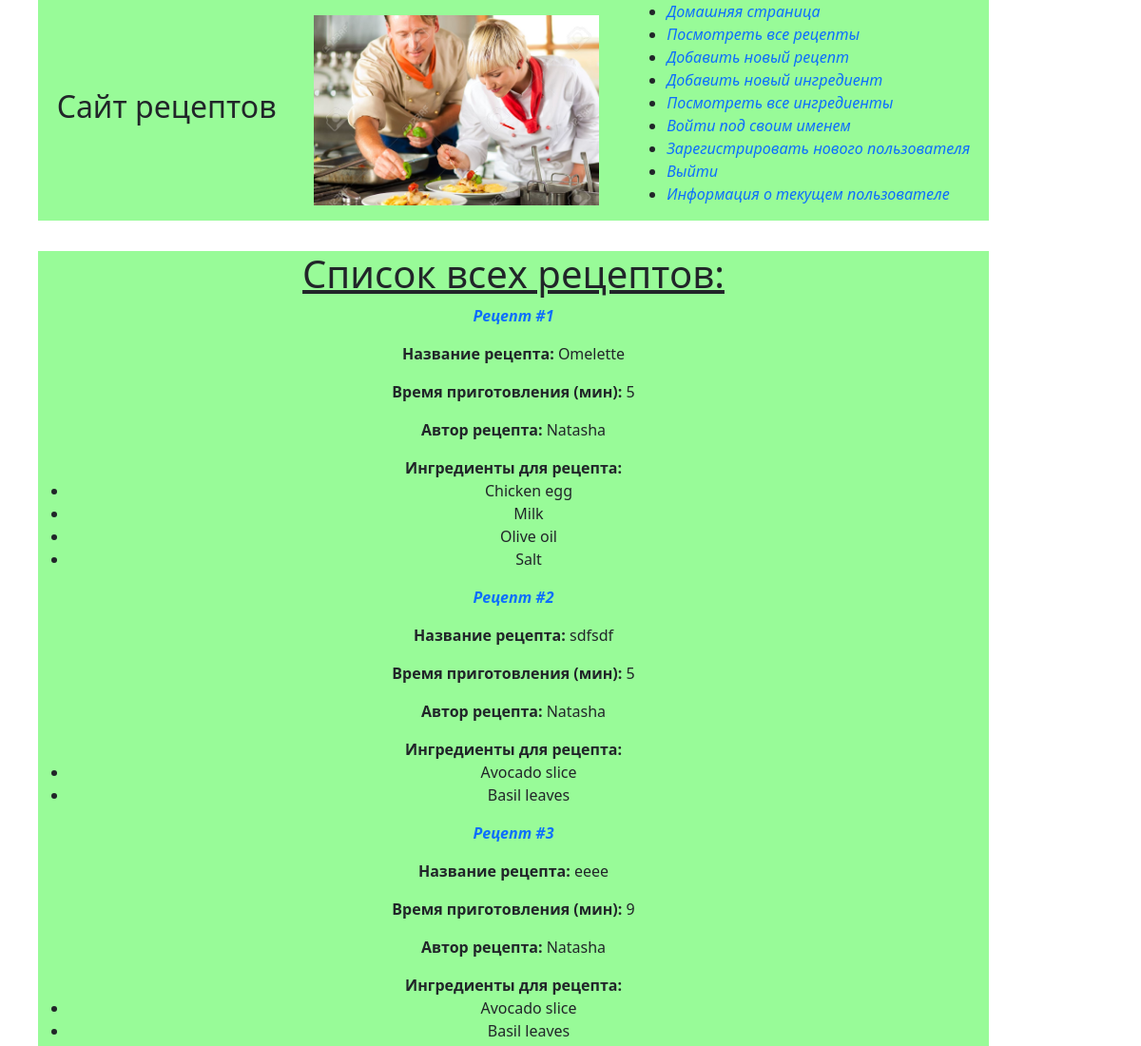
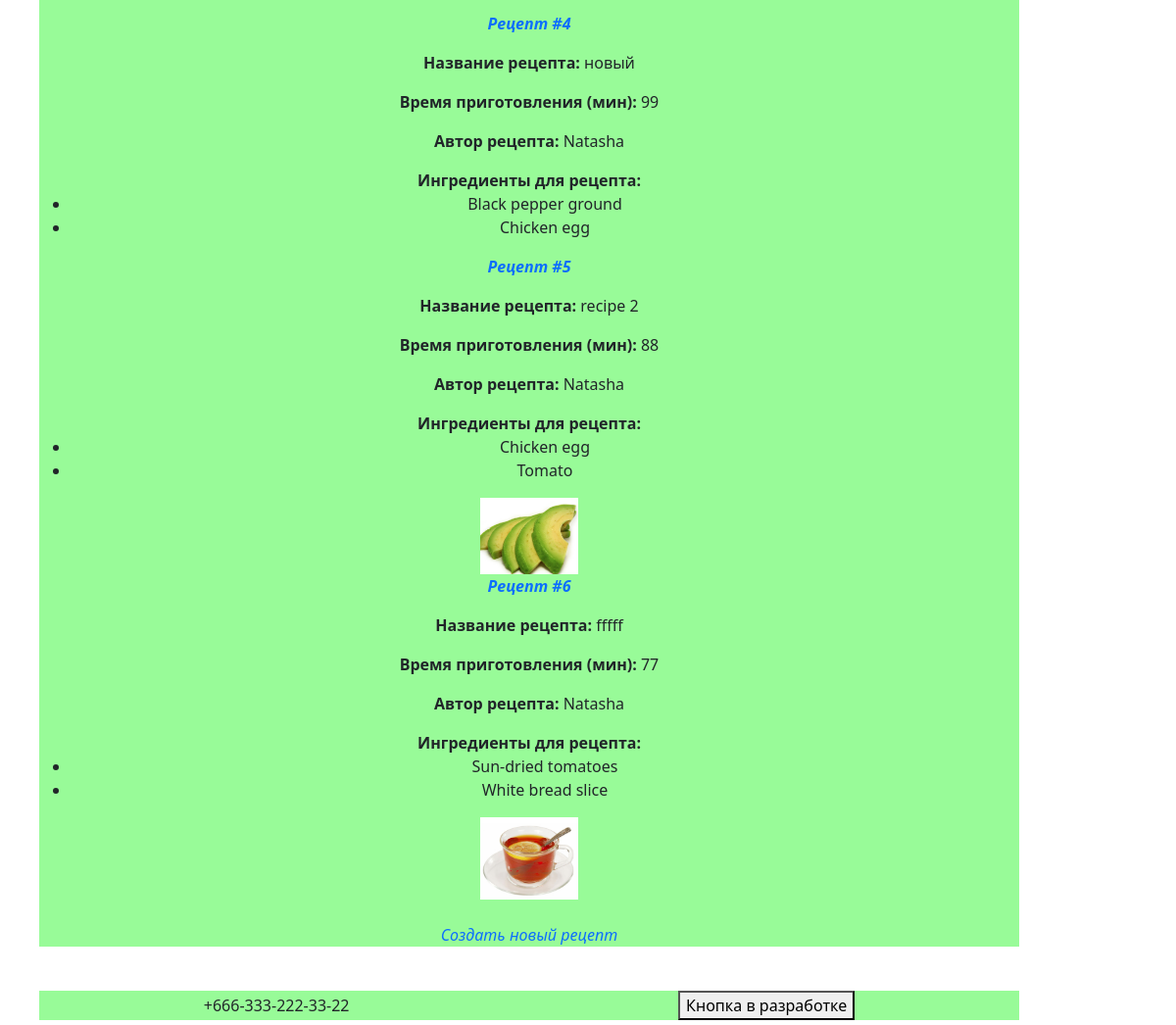
The app's page /recipes/ (signed in), older data (2 pictures, top to bottom).
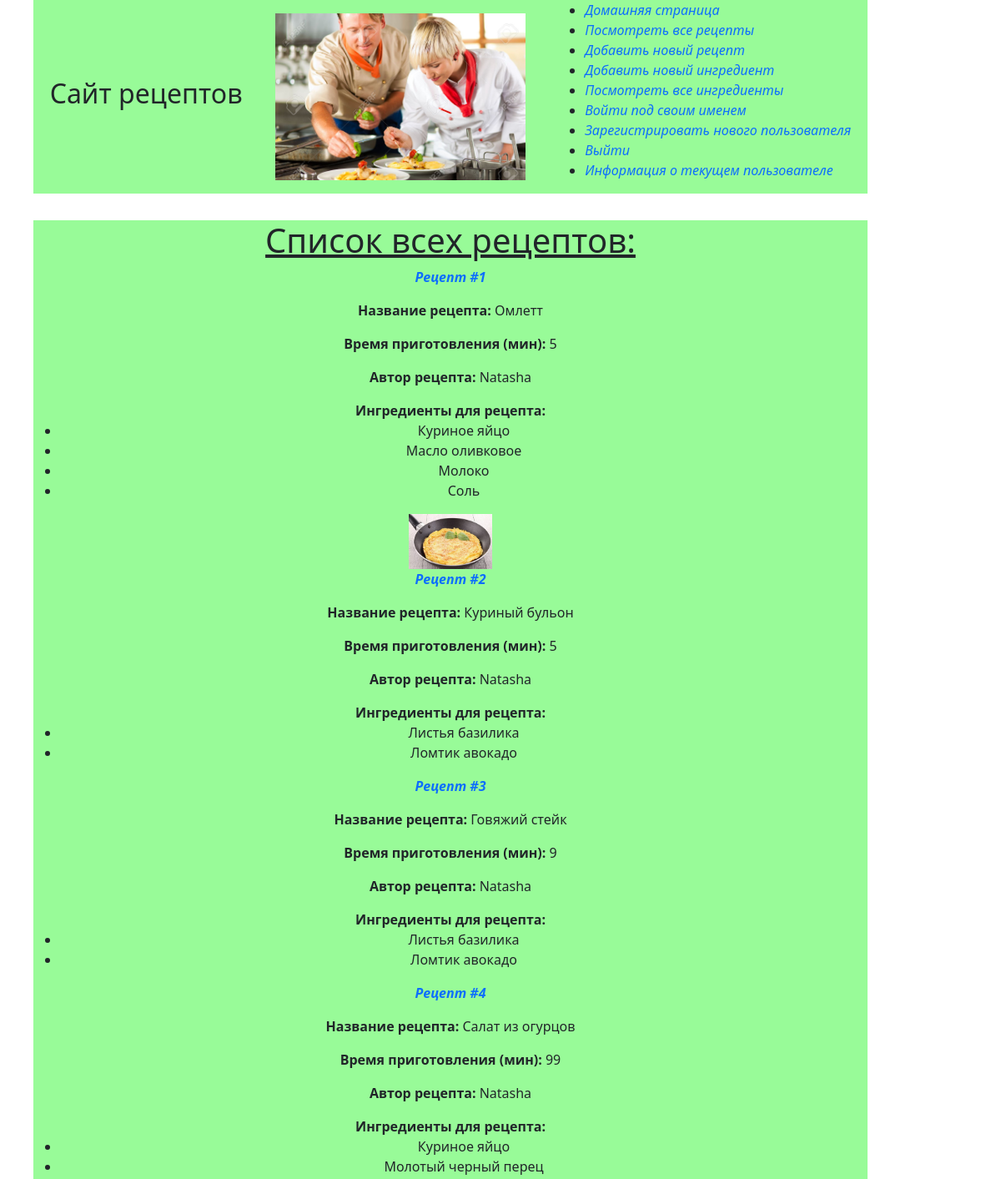
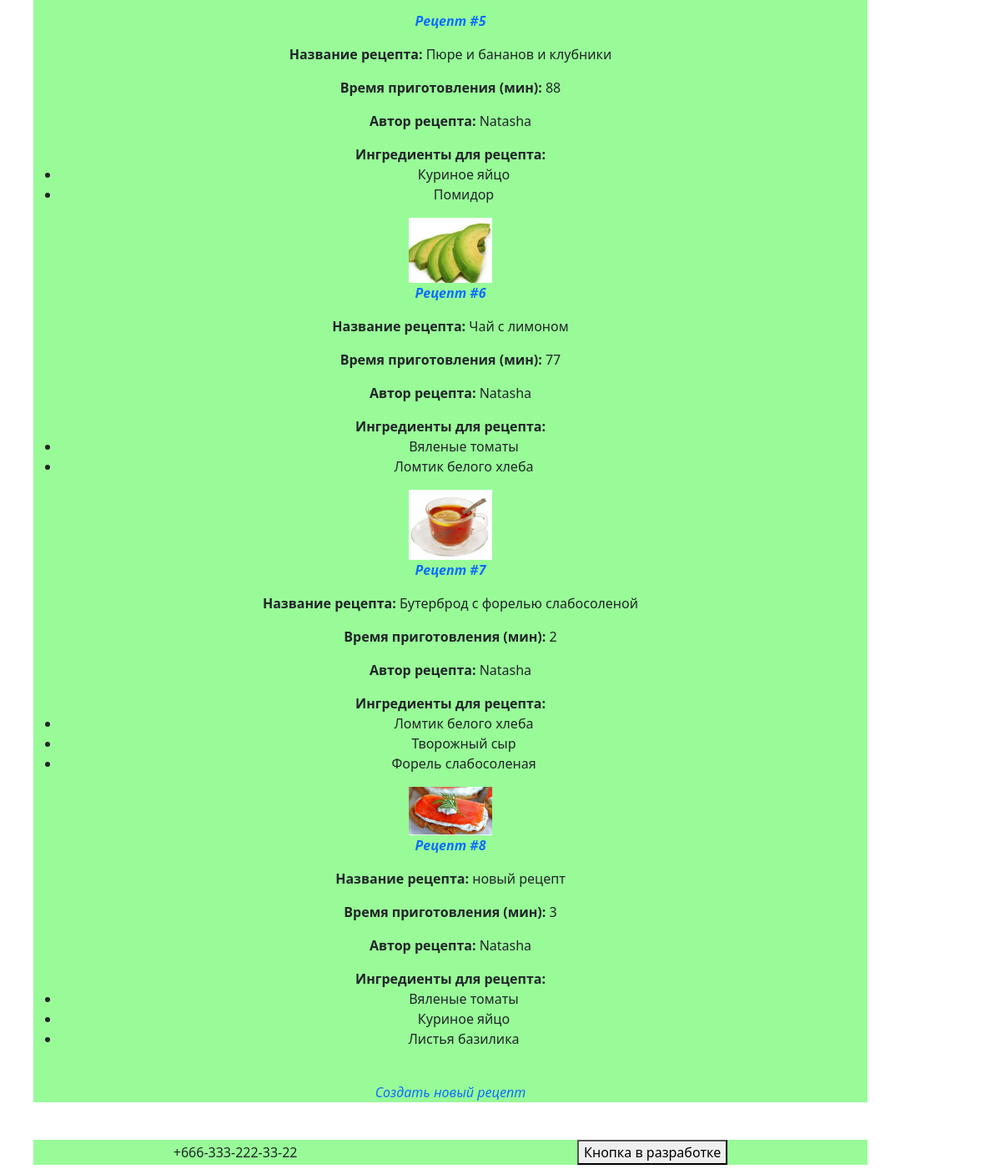
The same page, newer data (2 pictures, top to bottom).
### recipeapp/models.py (models this page shows, shortened)
class Recipe(models.Model):
    name = models.CharField(max_length=100)
    description = models.TextField(null=False, blank=True)
    created_at = models.DateTimeField(auto_now_add=True)
    changed_at = models.DateTimeField(auto_now=True)
    author = models.ForeignKey(User, on_delete=models.PROTECT)
    cooking_time_min = models.PositiveIntegerField(default=0)
    ingredients = models.ManyToManyField(Ingredient, related_name='recipes')
    preview = models.ImageField(null=True, blank=True, upload_to=recipe_preview_directory_path)

class Ingredient(models.Model):
    class Meta:
        ordering = ["name", 'measurement_unit']
    name = models.CharField(max_length=100, db_index=True)
    description = models.TextField(null=False, blank=True, db_index=True)
    measurement_unit = models.CharField(max_length=20, default='units')
    archived = models.BooleanField(default=False)
    preview = models.ImageField(null=True, blank=True, upload_to=ingredient_preview_directory_path)

### recipeapp/views.py (the view)
# urls.py: path('recipes/', RecipesListView.as_view(), name='recipes_list'),
class RecipesListView(LoginRequiredMixin, ListView):
    queryset = (
        Recipe.objects.
        select_related('author').
        prefetch_related('ingredients')
    )

### recipeapp/templates/recipeapp/recipe_list.html (shortened to what this page needs)
{% extends 'recipeapp/base.html' %}
{% block body %}
<div class="fixed-container">
    <h1><u>Список всех рецептов:</u></h1>
    {% if object_list %}
    {% for recipe in object_list %}
    <p><a href="{% url 'recipeapp:recipe_details' pk=recipe.pk %}"
    ><b>Рецепт #{{ recipe.pk }}</b></a></p>
    <div>
        <p><b>Название рецепта:</b> {{ recipe.name }}</p>
        <p><b>Время приготовления (мин):</b> {{ recipe.cooking_time_min }}</p>
        <p><b>Автор рецепта:</b> {% firstof recipe.author.first_name recipe.author.username %}</p>
        <div>
            <b>Ингредиенты для рецепта:</b>
            <ul>
                {% for ingredient in recipe.ingredients.all %}
                <li>{{ ingredient.name }}</li>
                {% endfor %}
            </ul>
        </div>
        {% if recipe.preview %}
        <img src="{{ recipe.preview.url }}" alt="{{ recipe.preview.name }}" width="100px">
        {% endif %}
    </div>
    {% endfor %}
    {% else %}
    <h3>Здесь пока нет рецептов!</h3>
    {% endif %}
    <br>
    <div>
        <a href="{% url 'recipeapp:recipe_create' %}">
            Создать новый рецепт
        </a>
    </div>
</div>
{% endblock %}

### recipeapp/templates/recipeapp/base.html (shortened to what this page needs)
{% load static %}
<!DOCTYPE html>
<html lang="en">
<head>
    <link href="https://cdn.jsdelivr.net/npm/bootstrap@5.3.3/dist/css/bootstrap.min.css" rel="stylesheet"
>
    <link rel="stylesheet" type="text/css" href="{% static 'styles.css' %}">
</head>
<body>
<header>
    <div class="fixed-container">
        <div>
            <h2>Сайт рецептов</h2>
        </div>
        <div class="header-image">
            <img class="header-image" src="{% static 'img/header-img.jpg' %}" alt="header_pic">
        </div>
        <div>
            <ul>
                <li>
                    <a href="{% url 'recipeapp:index' %}">Домашняя страница</a>
                </li>
                <li>
                    <a href="{% url 'recipeapp:recipes_list' %}">Посмотреть все рецепты</a>
                </li>
                <li>
                    <a href="{% url 'recipeapp:recipe_create' %}">Добавить новый рецепт</a>
                </li>
                <li>
                    <a href="{% url 'recipeapp:ingredient_create' %}">Добавить новый ингредиент</a>
                </li>
                <li>
                    <a href="{% url 'recipeapp:ingredients_list' %}">Посмотреть все ингредиенты</a>
                </li>
                <li>
                    <a href="{% url 'myauth:login' %}">Войти под своим именем</a>
                </li>
                <li>
                    <a href="{% url 'myauth:register' %}">Зарегистрировать нового пользователя</a>
                </li>
                <li>
                    <a href="{% url 'myauth:logout' %}">Выйти</a>
                </li>
                <li>
                    <a href="{% url 'myauth:about-me' %}">Информация о текущем пользователе</a>
                </li>
            </ul>
        </div>
    </div>
</header>
<section>
    <br>
    <div class="fixed-container">
        {% block body %}{% endblock %}
    </div>
</section>
<footer>
    <div class="fixed-container">
        <div>+666-333-222-33-22</div>
        <button>Кнопка в разработке</button>
    </div>
</footer>
</body>
</html>

### static/styles.css (style rules this page uses)
html, body { margin: 0; padding: 0; }
header { height: 200px; padding: 0 40px; }
header > div { display: flex; justify-content: space-around; align-items: center; }
.header-image { width: 300px; }
section { padding: 40px; }
section > div { text-align: center; }
footer { padding: 5px 40px; }
footer > div { display: flex; justify-content: space-around; align-items: center; }
.fixed-container { max-width: 1000px; height: 100% margin-left: auto; margin-right: auto; background-color: palegreen; }
a { text-decoration: none; font-style: italic; }

Row changes from the older to the newer data that the page shows:
removed Ingredient: name "Chicken egg"
removed Ingredient: name "Salt", shown under Recipe id 1
removed Ingredient: name "Tomato", shown under Recipe id 5
changed Recipe id 1: name "Omelette" → "Омлетт"; preview: picture added
added Ingredient: name "Куриное яйцо"
changed Ingredient: name "Olive oil" → "Масло оливковое"; moves up the list
changed Ingredient: name "Milk" → "Молоко"
added Ingredient: name "Соль", shown under Recipe id 1
changed Recipe id 2: name "sdfsdf" → "Куриный бульон"
changed Ingredient: name "Basil leaves" → "Листья базилика"; moves up the list
changed Ingredient: name "Avocado slice" → "Ломтик авокадо"
changed Recipe id 3: name "eeee" → "Говяжий стейк"
changed Recipe id 4: name "новый" → "Салат из огурцов"
changed Ingredient: name "Black pepper ground" → "Молотый черный перец"
changed Recipe id 5: name "recipe 2" → "Пюре и бананов и клубники"
added Ingredient: name "Помидор", shown under Recipe id 5
changed Recipe id 6: name "fffff" → "Чай с лимоном"
changed Ingredient: name "Sun-dried tomatoes" → "Вяленые томаты"
changed Ingredient: name "White bread slice" → "Ломтик белого хлеба"
added Recipe: pk "7", name "Бутерброд с форелью слабосоленой", cooking_time_min "2", author.first_name "Natasha", preview (picture), Ingredient (name "Ломтик белого хлеба")
now on this page (row edited): Ingredient: name "Творожный сыр", shown under "7"
added Ingredient: name "Форель слабосоленая", shown under "7"
added Recipe: pk "8", name "новый рецепт", cooking_time_min "3", author.first_name "Natasha", Ingredient (name "Вяленые томаты"), Ingredient (name "Листья базилика")
